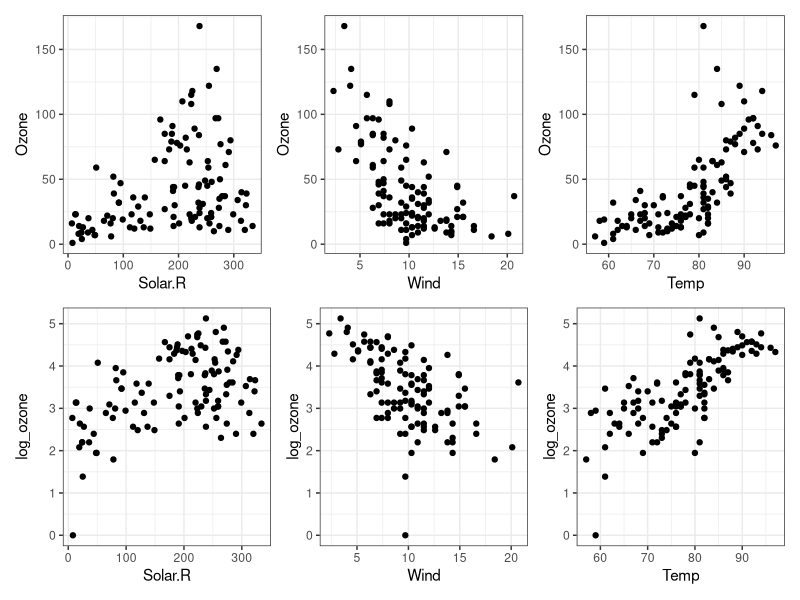
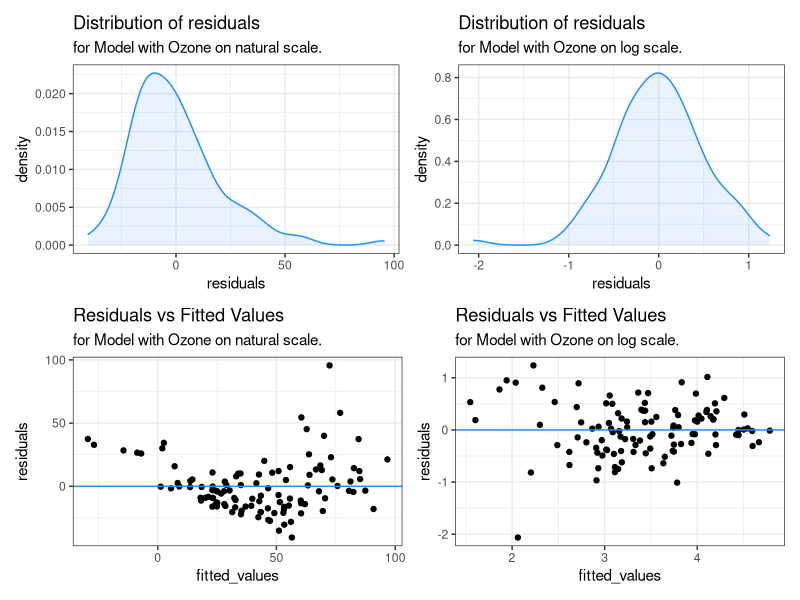

Write R code to recreate these figures, in order.
## ---- chunk 1
#| echo: false
#| message: false
#| warning: false
library(tidyverse)
library(patchwork)
library(broom)
library(modelr)
## ---- chunk 2
air_quility_df = airquality |>
  as_tibble() |>
  mutate(log_ozone = log(Ozone)) |>
  na.omit()
glimpse(air_quility_df)
## ---- chunk 3
#| echo: false
#| message: false
#| warning: false
solar_ozone_plot = ggplot(data = air_quility_df, aes(x = Solar.R, y = Ozone)) +
  geom_point() +
  theme_bw()
wind_ozone_plot = ggplot(data = air_quility_df, aes(x = Wind, y = Ozone)) +
  geom_point() +
  theme_bw()
temp_ozone_plot = ggplot(data = air_quility_df, aes(x = Temp, y = Ozone)) +
  geom_point() +
  theme_bw()
solar_log_ozone_plot = ggplot(data = air_quility_df, aes(x = Solar.R, y = log_ozone)) +
  geom_point() +
  theme_bw()
wind_log_ozone_plot = ggplot(data = air_quility_df, aes(x = Wind, y = log_ozone)) +
  geom_point() +
  theme_bw()
temp_log_ozone_plot = ggplot(data = air_quility_df, aes(x = Temp, y = log_ozone)) +
  geom_point() +
  theme_bw()

(solar_ozone_plot + wind_ozone_plot + temp_ozone_plot) /
  (solar_log_ozone_plot + wind_log_ozone_plot + temp_log_ozone_plot)
## ---- chunk 4
model_no_log = lm(Ozone ~ Solar.R + Wind + Temp, data = air_quility_df)
model_log = lm(log_ozone ~ Solar.R + Wind + Temp, data = air_quility_df)
## ---- chunk 5
tidy(model_no_log)
tidy(model_log)
## ---- chunk 6
#| echo: false
#| message: false
#| warning: false
residuals_no_log_df = tibble(
  fitted_values = fitted.values(model_no_log),
  residuals = residuals(model_no_log)
)
residuals_log_df = tibble(
  fitted_values = fitted.values(model_log),
  residuals = residuals(model_log)
)
res_dens_no_log_plot = ggplot(residuals_no_log_df, aes(x = residuals)) +
  geom_density(color = "dodgerblue", fill = "dodgerblue", alpha = .1) +
  labs(title = "Distribution of residuals",
       subtitle = "for Model with Ozone on natural scale.") +
  theme_bw()
res_dens_log_plot = ggplot(residuals_log_df, aes(x = residuals)) +
  geom_density(color = "dodgerblue", fill = "dodgerblue", alpha = .1) +
  labs(title = "Distribution of residuals",
       subtitle = "for Model with Ozone on log scale.") +
  theme_bw()
res_no_log_plot = ggplot(residuals_no_log_df, aes(x = fitted_values, y = residuals)) +
  geom_point() +
  geom_hline(yintercept = 0, color = "dodgerblue") +
  labs(title = "Residuals vs Fitted Values", 
       subtitle = "for Model with Ozone on natural scale.") +
  theme_bw()
res_log_plot = ggplot(residuals_log_df, aes(x = fitted_values, y = residuals)) +
  geom_point() +
  geom_hline(yintercept = 0, color = "dodgerblue") +
  labs(title = "Residuals vs Fitted Values", 
       subtitle = "for Model with Ozone on log scale.") +
  theme_bw()

(res_dens_no_log_plot + res_dens_log_plot) /
  (res_no_log_plot + res_log_plot)
## ---- chunk 7
confint(model_no_log)
